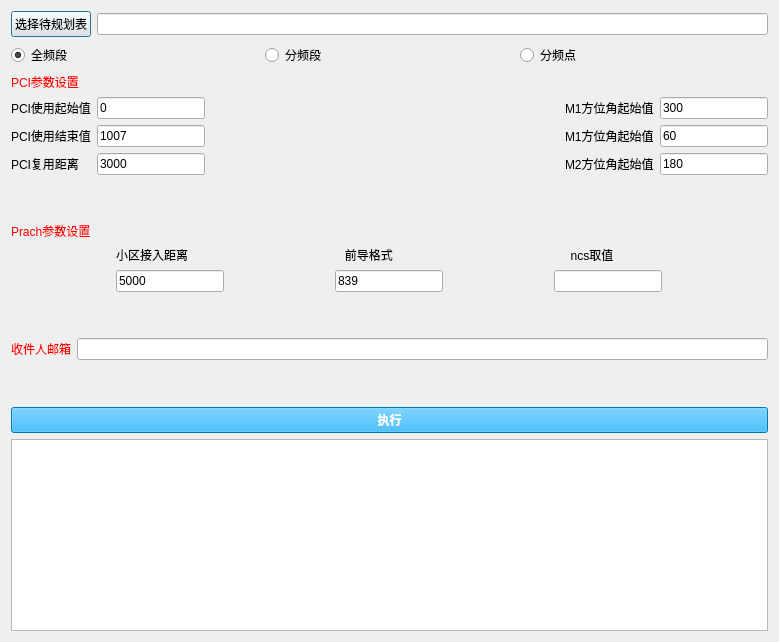
<?xml version="1.0" encoding="UTF-8"?>
<ui version="4.0">
 <class>Dialog_PCI</class>
 <widget class="QDialog" name="Dialog_PCI">
  <property name="enabled">
   <bool>true</bool>
  </property>
  <property name="geometry">
   <rect>
    <x>0</x>
    <y>0</y>
    <width>779</width>
    <height>642</height>
   </rect>
  </property>
  <property name="windowTitle">
   <string>PCI规划窗口</string>
  </property>
  <property name="styleSheet">
   <string notr="true">font: 14pt &quot;Microsoft YaHei UI&quot;;</string>
  </property>
  <layout class="QVBoxLayout" name="verticalLayout_6">
   <item>
    <layout class="QHBoxLayout" name="horizontalLayout">
     <item>
      <widget class="QPushButton" name="pushButton_choosefile">
       <property name="text">
        <string>选择待规划表</string>
       </property>
      </widget>
     </item>
     <item>
      <widget class="QLineEdit" name="lineEdit_choosefile"/>
     </item>
    </layout>
   </item>
   <item>
    <layout class="QHBoxLayout" name="horizontalLayout_11">
     <item>
      <widget class="QRadioButton" name="radioButton">
       <property name="enabled">
        <bool>true</bool>
       </property>
       <property name="autoFillBackground">
        <bool>false</bool>
       </property>
       <property name="text">
        <string>全频段</string>
       </property>
       <property name="checked">
        <bool>true</bool>
       </property>
      </widget>
     </item>
     <item>
      <widget class="QRadioButton" name="radioButton_2">
       <property name="text">
        <string>分频段</string>
       </property>
      </widget>
     </item>
     <item>
      <widget class="QRadioButton" name="radioButton_3">
       <property name="text">
        <string>分频点</string>
       </property>
      </widget>
     </item>
    </layout>
   </item>
   <item>
    <widget class="QLabel" name="label_14">
     <property name="styleSheet">
      <string notr="true">color: rgb(255, 0, 0);</string>
     </property>
     <property name="text">
      <string>PCI参数设置</string>
     </property>
    </widget>
   </item>
   <item>
    <layout class="QHBoxLayout" name="horizontalLayout_10">
     <item>
      <layout class="QVBoxLayout" name="verticalLayout_4">
       <item>
        <layout class="QHBoxLayout" name="horizontalLayout_2">
         <item>
          <widget class="QLabel" name="label_16">
           <property name="text">
            <string>PCI使用起始值</string>
           </property>
          </widget>
         </item>
         <item>
          <widget class="QLineEdit" name="lineEdit_PCI0">
           <property name="sizePolicy">
            <sizepolicy hsizetype="Fixed" vsizetype="Fixed">
             <horstretch>0</horstretch>
             <verstretch>0</verstretch>
            </sizepolicy>
           </property>
           <property name="text">
            <string>0</string>
           </property>
          </widget>
         </item>
        </layout>
       </item>
       <item>
        <layout class="QHBoxLayout" name="horizontalLayout_3">
         <item>
          <widget class="QLabel" name="label_17">
           <property name="text">
            <string>PCI使用结束值</string>
           </property>
          </widget>
         </item>
         <item>
          <widget class="QLineEdit" name="lineEdit_PCI1">
           <property name="sizePolicy">
            <sizepolicy hsizetype="Fixed" vsizetype="Fixed">
             <horstretch>0</horstretch>
             <verstretch>0</verstretch>
            </sizepolicy>
           </property>
           <property name="text">
            <string>1007</string>
           </property>
          </widget>
         </item>
        </layout>
       </item>
       <item>
        <layout class="QHBoxLayout" name="horizontalLayout_4">
         <item>
          <widget class="QLabel" name="label_18">
           <property name="text">
            <string>PCI复用距离</string>
           </property>
          </widget>
         </item>
         <item>
          <widget class="QLineEdit" name="lineEdit_PCIdistance">
           <property name="sizePolicy">
            <sizepolicy hsizetype="Fixed" vsizetype="Fixed">
             <horstretch>0</horstretch>
             <verstretch>0</verstretch>
            </sizepolicy>
           </property>
           <property name="text">
            <string>3000</string>
           </property>
          </widget>
         </item>
        </layout>
       </item>
      </layout>
     </item>
     <item>
      <spacer name="horizontalSpacer_2">
       <property name="orientation">
        <enum>Qt::Horizontal</enum>
       </property>
       <property name="sizeHint" stdset="0">
        <size>
         <width>66</width>
         <height>20</height>
        </size>
       </property>
      </spacer>
     </item>
     <item>
      <layout class="QVBoxLayout" name="verticalLayout_5">
       <item>
        <layout class="QHBoxLayout" name="horizontalLayout_7">
         <item>
          <widget class="QLabel" name="label">
           <property name="text">
            <string>M1方位角起始值</string>
           </property>
          </widget>
         </item>
         <item>
          <widget class="QLineEdit" name="lineEdit_M0">
           <property name="sizePolicy">
            <sizepolicy hsizetype="Fixed" vsizetype="Fixed">
             <horstretch>0</horstretch>
             <verstretch>0</verstretch>
            </sizepolicy>
           </property>
           <property name="text">
            <string>300</string>
           </property>
          </widget>
         </item>
        </layout>
       </item>
       <item>
        <layout class="QHBoxLayout" name="horizontalLayout_8">
         <item>
          <widget class="QLabel" name="label_20">
           <property name="text">
            <string>M1方位角起始值</string>
           </property>
          </widget>
         </item>
         <item>
          <widget class="QLineEdit" name="lineEdit_M1">
           <property name="sizePolicy">
            <sizepolicy hsizetype="Fixed" vsizetype="Fixed">
             <horstretch>0</horstretch>
             <verstretch>0</verstretch>
            </sizepolicy>
           </property>
           <property name="text">
            <string>60</string>
           </property>
          </widget>
         </item>
        </layout>
       </item>
       <item>
        <layout class="QHBoxLayout" name="horizontalLayout_9">
         <item>
          <widget class="QLabel" name="label_21">
           <property name="text">
            <string>M2方位角起始值</string>
           </property>
          </widget>
         </item>
         <item>
          <widget class="QLineEdit" name="lineEdit_M2">
           <property name="sizePolicy">
            <sizepolicy hsizetype="Fixed" vsizetype="Fixed">
             <horstretch>0</horstretch>
             <verstretch>0</verstretch>
            </sizepolicy>
           </property>
           <property name="text">
            <string>180</string>
           </property>
          </widget>
         </item>
        </layout>
       </item>
      </layout>
     </item>
    </layout>
   </item>
   <item>
    <spacer name="verticalSpacer_5">
     <property name="orientation">
      <enum>Qt::Vertical</enum>
     </property>
     <property name="sizeHint" stdset="0">
      <size>
       <width>20</width>
       <height>40</height>
      </size>
     </property>
    </spacer>
   </item>
   <item>
    <widget class="QLabel" name="label_15">
     <property name="styleSheet">
      <string notr="true">color: rgb(255, 0, 0);</string>
     </property>
     <property name="text">
      <string>Prach参数设置</string>
     </property>
    </widget>
   </item>
   <item>
    <layout class="QHBoxLayout" name="horizontalLayout_6">
     <item>
      <layout class="QVBoxLayout" name="verticalLayout">
       <item>
        <widget class="QLabel" name="label_22">
         <property name="text">
          <string>小区接入距离</string>
         </property>
        </widget>
       </item>
       <item>
        <widget class="QLineEdit" name="lineEdit_accessdiatance">
         <property name="enabled">
          <bool>true</bool>
         </property>
         <property name="sizePolicy">
          <sizepolicy hsizetype="Fixed" vsizetype="Fixed">
           <horstretch>0</horstretch>
           <verstretch>0</verstretch>
          </sizepolicy>
         </property>
         <property name="sizeIncrement">
          <size>
           <width>10</width>
           <height>0</height>
          </size>
         </property>
         <property name="text">
          <string>5000</string>
         </property>
        </widget>
       </item>
      </layout>
     </item>
     <item>
      <layout class="QVBoxLayout" name="verticalLayout_2">
       <item>
        <widget class="QLabel" name="label_23">
         <property name="text">
          <string>   前导格式    </string>
         </property>
        </widget>
       </item>
       <item>
        <widget class="QLineEdit" name="lineEdit_prachformat">
         <property name="sizePolicy">
          <sizepolicy hsizetype="Fixed" vsizetype="Fixed">
           <horstretch>0</horstretch>
           <verstretch>0</verstretch>
          </sizepolicy>
         </property>
         <property name="text">
          <string>839</string>
         </property>
        </widget>
       </item>
      </layout>
     </item>
     <item>
      <layout class="QVBoxLayout" name="verticalLayout_3">
       <item>
        <widget class="QLabel" name="label_24">
         <property name="text">
          <string>     ncs取值   </string>
         </property>
        </widget>
       </item>
       <item>
        <widget class="QLineEdit" name="lineEdit_ncs">
         <property name="sizePolicy">
          <sizepolicy hsizetype="Fixed" vsizetype="Fixed">
           <horstretch>0</horstretch>
           <verstretch>0</verstretch>
          </sizepolicy>
         </property>
         <property name="text">
          <string/>
         </property>
        </widget>
       </item>
      </layout>
     </item>
    </layout>
   </item>
   <item>
    <spacer name="verticalSpacer">
     <property name="orientation">
      <enum>Qt::Vertical</enum>
     </property>
     <property name="sizeHint" stdset="0">
      <size>
       <width>20</width>
       <height>40</height>
      </size>
     </property>
    </spacer>
   </item>
   <item>
    <layout class="QHBoxLayout" name="horizontalLayout_5">
     <item>
      <widget class="QLabel" name="label_25">
       <property name="styleSheet">
        <string notr="true">color: rgb(255, 0, 0);</string>
       </property>
       <property name="text">
        <string>收件人邮箱</string>
       </property>
      </widget>
     </item>
     <item>
      <widget class="QLineEdit" name="lineEdit_email">
       <property name="sizePolicy">
        <sizepolicy hsizetype="Expanding" vsizetype="Fixed">
         <horstretch>0</horstretch>
         <verstretch>0</verstretch>
        </sizepolicy>
       </property>
       <property name="styleSheet">
        <string notr="true">font: 12pt &quot;Microsoft YaHei UI&quot;;</string>
       </property>
       <property name="text">
        <string/>
       </property>
      </widget>
     </item>
    </layout>
   </item>
   <item>
    <spacer name="verticalSpacer_2">
     <property name="orientation">
      <enum>Qt::Vertical</enum>
     </property>
     <property name="sizeHint" stdset="0">
      <size>
       <width>20</width>
       <height>40</height>
      </size>
     </property>
    </spacer>
   </item>
   <item>
    <widget class="QPushButton" name="pushButton_do">
     <property name="enabled">
      <bool>true</bool>
     </property>
     <property name="sizePolicy">
      <sizepolicy hsizetype="Preferred" vsizetype="Preferred">
       <horstretch>0</horstretch>
       <verstretch>0</verstretch>
      </sizepolicy>
     </property>
     <property name="styleSheet">
      <string notr="true">background-color: rgb(0, 170, 255);
color: rgb(255, 255, 255);
font: bold;</string>
     </property>
     <property name="text">
      <string>执行</string>
     </property>
    </widget>
   </item>
   <item>
    <widget class="QTextBrowser" name="textBrowser_log"/>
   </item>
  </layout>
 </widget>
 <resources/>
 <connections/>
</ui>
